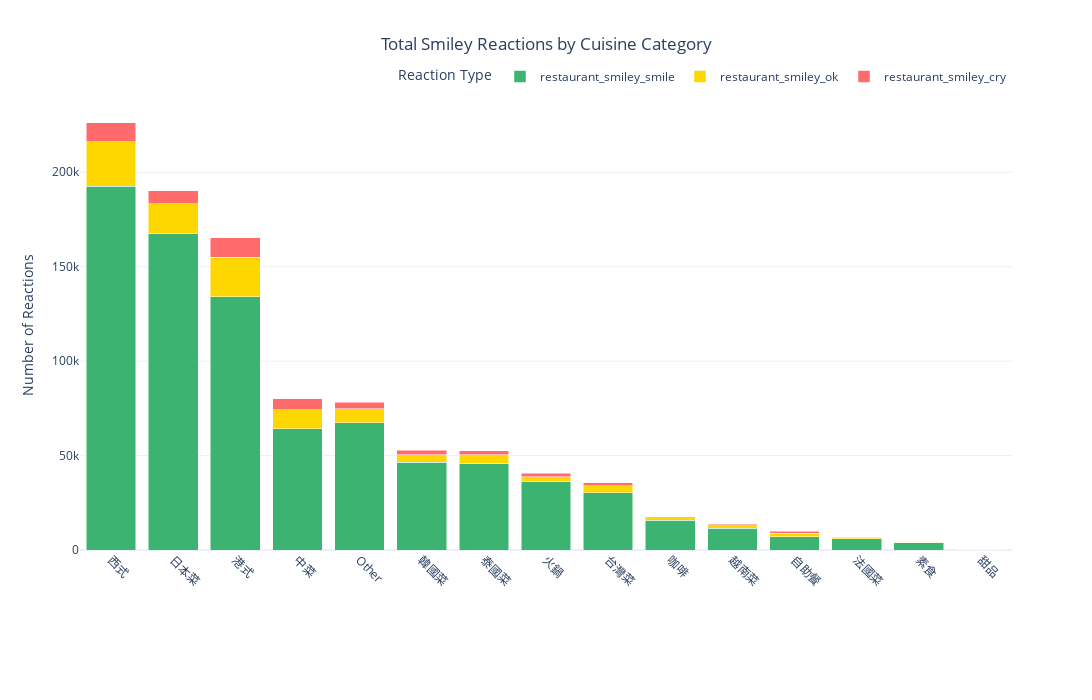

Notebook code cell kept with this figure:
### Code cell
# Define main cuisine categories
main_categories = {
    '港式': ['港式', '茶餐廳', '冰室', '大排檔'],
    '火鍋': ['火鍋', '打邊爐'],
    '中菜': ['中菜', '中式', '粵菜', '廣東菜', '粵菜', '廣東', '川菜', '四川', '北京菜', '京菜', '上海菜', '滬菜'],
    '日本菜': ['日本', '日式', '壽司', '刺身', '拉麵', '壽喜燒'],
    '韓國菜': ['韓國', '韓式', '韓國菜',],
    '越南菜': ['越式', '越南', '越南菜'],
    '泰國菜': ['泰國', '泰式', '泰國菜'],
    '台灣菜': ['台灣', '台式', '台灣菜'],
    '西式': ['西式', '西餐', '英國菜', '美國菜', '意大利', '意式', '意大利菜', '西班牙', '西班牙菜', '葡國', '葡國菜', '葡萄牙', '葡萄牙菜'],
    '法國菜': ['法國', '法式', '法國菜'],
    '甜品': ['甜品', '甜點', '甜品店', '甜品專門店', '糖水', '糖水店', '糖水鋪', '甜品鋪', '糖水舖', '甜品舖'],
    '咖啡': ['咖啡', '咖啡店', '咖啡室', '咖啡館', '咖啡屋', '咖啡廳', '咖啡專門店'],
    '任食/放題': ['任食', '放題', '任食放題', '任食任點'],
    '自助餐': ['自助餐', '自助餐廳', '自助餐館', '自助餐飲', '自助', 'buffet', 'Buffet', 'BUFFET'],
    '素食': ['素食', '齋', '蔬食', '素菜', '素', '純素', '素食主義'],
}

def categorize_cuisine(cuisine):
    if pd.isna(cuisine):
        return 'Other'
    for main_cat, sub_cats in main_categories.items():
        if any(sub_cat in str(cuisine) for sub_cat in sub_cats):
            return main_cat
    return 'Other'

# Apply categorization
df['main_cuisine_category'] = df['restaurant_cuisine_type'].apply(categorize_cuisine)

# Remove duplicates
df_unique = df.drop_duplicates(['restaurant_name', 'restaurant_smiley_smile', 'restaurant_smiley_ok', 'restaurant_smiley_cry'])

# Calculate reactions and sort
cuisine_reactions = df_unique.groupby('main_cuisine_category').agg({
    'restaurant_smiley_smile': 'sum',
    'restaurant_smiley_ok': 'sum',
    'restaurant_smiley_cry': 'sum'
}).reset_index()

# Calculate total reactions
cuisine_reactions['Total_Reactions'] = cuisine_reactions[['restaurant_smiley_smile', 'restaurant_smiley_ok', 'restaurant_smiley_cry']].sum(axis=1)
cuisine_reactions = cuisine_reactions.sort_values('Total_Reactions', ascending=False)

# Melt for plotting
cuisine_reactions_melted = cuisine_reactions.melt(
    id_vars=['main_cuisine_category'],
    value_vars=['restaurant_smiley_smile', 'restaurant_smiley_ok', 'restaurant_smiley_cry'],
    var_name='Reaction Type',
    value_name='Total Count'
)

# Create plot
fig = px.bar(cuisine_reactions_melted, 
             x='main_cuisine_category', 
             y='Total Count',
             color='Reaction Type',
             title='Total Smiley Reactions by Cuisine Category ',
             template='plotly_white',
             barmode='stack',
             color_discrete_sequence=['#3CB371', '#FFD700', '#FF6B6B'])

# Update layout
fig.update_layout(
    xaxis_title=None,
    yaxis_title="Number of Reactions",
    title_x=0.5,
    xaxis={'tickangle': 45},
    showlegend=True,
    legend=dict(
        orientation="h",
        yanchor="bottom",
        y=1.02,
        xanchor="right",
        x=1
    ),
    height=700,
    width=1200,
    margin=dict(b=150)
)

fig.show()

# Print sorted data
print("\
Sorted reaction counts by cuisine category:")
print(cuisine_reactions[['main_cuisine_category', 'Total_Reactions']])

### Figure 1 — Plotly figure (JSON) as saved in the notebook; plotly's stock layout.template omitted (floating-point values rounded to 4 significant figures)
{"data": [{"alignmentgroup": "True", "hovertemplate": "Reaction Type=restaurant_smiley_smile<br>main_cuisine_category=%{x}<br>Total Count=%{y}<extra></extra>", "legendgroup": "restaurant_smiley_smile", "marker": {"color": "#3CB371", "pattern": {"shape": ""}}, "name": "restaurant_smiley_smile", "offsetgroup": "restaurant_smiley_smile", "orientation": "v", "showlegend": true, "textposition": "auto", "type": "bar", "x": ["西式", "日本菜", "港式", "中菜", "Other", "韓國菜", "泰國菜", "火鍋", "台灣菜", "咖啡", "越南菜", "自助餐", "法國菜", "素食", "甜品"], "xaxis": "x", "y": [192668, 167820, 134006, 64091, 67394, 46543, 45753, 36352, 30363, 15652, 11538, 6904, 5827, 3847, 313], "yaxis": "y"}, {"alignmentgroup": "True", "hovertemplate": "Reaction Type=restaurant_smiley_ok<br>main_cuisine_category=%{x}<br>Total Count=%{y}<extra></extra>", "legendgroup": "restaurant_smiley_ok", "marker": {"color": "#FFD700", "pattern": {"shape": ""}}, "name": "restaurant_smiley_ok", "offsetgroup": "restaurant_smiley_ok", "orientation": "v", "showlegend": true, "textposition": "auto", "type": "bar", "x": ["西式", "日本菜", "港式", "中菜", "Other", "韓國菜", "泰國菜", "火鍋", "台灣菜", "咖啡", "越南菜", "自助餐", "法國菜", "素食", "甜品"], "xaxis": "x", "y": [23503, 15444, 20991, 10168, 7455, 3894, 4580, 2516, 3676, 1439, 1412, 1910, 777, 371, 53], "yaxis": "y"}, {"alignmentgroup": "True", "hovertemplate": "Reaction Type=restaurant_smiley_cry<br>main_cuisine_category=%{x}<br>Total Count=%{y}<extra></extra>", "legendgroup": "restaurant_smiley_cry", "marker": {"color": "#FF6B6B", "pattern": {"shape": ""}}, "name": "restaurant_smiley_cry", "offsetgroup": "restaurant_smiley_cry", "orientation": "v", "showlegend": true, "textposition": "auto", "type": "bar", "x": ["西式", "日本菜", "港式", "中菜", "Other", "韓國菜", "泰國菜", "火鍋", "台灣菜", "咖啡", "越南菜", "自助餐", "法國菜", "素食", "甜品"], "xaxis": "x", "y": [10180, 6986, 10216, 5782, 3295, 2286, 2345, 1731, 1672, 477, 723, 1099, 275, 116, 14], "yaxis": "y"}], "layout": {"barmode": "stack", "height": 700, "legend": {"orientation": "h", "title": {"text": "Reaction Type"}, "tracegroupgap": 0, "x": 1, "xanchor": "right", "y": 1.02, "yanchor": "bottom"}, "margin": {"b": 150}, "showlegend": true, "title": {"text": "Total Smiley Reactions by Cuisine Category ", "x": 0.5}, "width": 1200, "xaxis": {"anchor": "y", "domain": [0, 1], "tickangle": 45, "title": {}}, "yaxis": {"anchor": "x", "domain": [0, 1], "title": {"text": "Number of Reactions"}}}}
